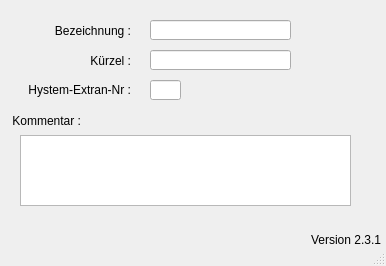
<?xml version="1.0" encoding="UTF-8"?>
<ui version="4.0">
 <class>MainWindow</class>
 <widget class="QMainWindow" name="MainWindow">
  <property name="geometry">
   <rect>
    <x>0</x>
    <y>0</y>
    <width>386</width>
    <height>266</height>
   </rect>
  </property>
  <property name="windowTitle">
   <string>MainWindow</string>
  </property>
  <property name="layoutDirection">
   <enum>Qt::LeftToRight</enum>
  </property>
  <widget class="QWidget" name="centralwidget">
   <widget class="QLabel" name="label">
    <property name="geometry">
     <rect>
      <x>10</x>
      <y>80</y>
      <width>121</width>
      <height>21</height>
     </rect>
    </property>
    <property name="text">
     <string>&lt;html&gt;&lt;head/&gt;&lt;body&gt;&lt;p align=&quot;right&quot;&gt;Hystem-Extran-Nr :&lt;/p&gt;&lt;/body&gt;&lt;/html&gt;</string>
    </property>
    <property name="alignment">
     <set>Qt::AlignRight|Qt::AlignTrailing|Qt::AlignVCenter</set>
    </property>
   </widget>
   <widget class="QLabel" name="label_2">
    <property name="geometry">
     <rect>
      <x>10</x>
      <y>20</y>
      <width>121</width>
      <height>21</height>
     </rect>
    </property>
    <property name="text">
     <string>Bezeichnung :</string>
    </property>
    <property name="alignment">
     <set>Qt::AlignRight|Qt::AlignTrailing|Qt::AlignVCenter</set>
    </property>
   </widget>
   <widget class="QLineEdit" name="he_nr">
    <property name="enabled">
     <bool>true</bool>
    </property>
    <property name="geometry">
     <rect>
      <x>150</x>
      <y>80</y>
      <width>31</width>
      <height>20</height>
     </rect>
    </property>
    <property name="layoutDirection">
     <enum>Qt::RightToLeft</enum>
    </property>
    <property name="autoFillBackground">
     <bool>false</bool>
    </property>
    <property name="text">
     <string/>
    </property>
    <property name="frame">
     <bool>true</bool>
    </property>
   </widget>
   <widget class="QLineEdit" name="bezeichnung">
    <property name="geometry">
     <rect>
      <x>150</x>
      <y>20</y>
      <width>141</width>
      <height>20</height>
     </rect>
    </property>
    <property name="text">
     <string/>
    </property>
   </widget>
   <widget class="QLabel" name="label_3">
    <property name="geometry">
     <rect>
      <x>10</x>
      <y>50</y>
      <width>121</width>
      <height>21</height>
     </rect>
    </property>
    <property name="text">
     <string>Kürzel :</string>
    </property>
    <property name="alignment">
     <set>Qt::AlignRight|Qt::AlignTrailing|Qt::AlignVCenter</set>
    </property>
   </widget>
   <widget class="QLineEdit" name="kuerzel">
    <property name="geometry">
     <rect>
      <x>150</x>
      <y>50</y>
      <width>141</width>
      <height>20</height>
     </rect>
    </property>
    <property name="text">
     <string/>
    </property>
   </widget>
   <widget class="QLabel" name="label_4">
    <property name="geometry">
     <rect>
      <x>10</x>
      <y>110</y>
      <width>71</width>
      <height>21</height>
     </rect>
    </property>
    <property name="text">
     <string>Kommentar :</string>
    </property>
    <property name="alignment">
     <set>Qt::AlignRight|Qt::AlignTrailing|Qt::AlignVCenter</set>
    </property>
   </widget>
   <widget class="QTextEdit" name="bemerkung">
    <property name="geometry">
     <rect>
      <x>20</x>
      <y>135</y>
      <width>331</width>
      <height>71</height>
     </rect>
    </property>
   </widget>
   <widget class="QLabel" name="lb_version">
    <property name="geometry">
     <rect>
      <x>310</x>
      <y>230</y>
      <width>71</width>
      <height>20</height>
     </rect>
    </property>
    <property name="toolTip">
     <string>Version QKan Import</string>
    </property>
    <property name="text">
     <string>Version 2.3.1</string>
    </property>
    <property name="alignment">
     <set>Qt::AlignRight|Qt::AlignTrailing|Qt::AlignVCenter</set>
    </property>
   </widget>
  </widget>
  <widget class="QStatusBar" name="statusbar"/>
 </widget>
 <tabstops>
  <tabstop>bezeichnung</tabstop>
  <tabstop>kuerzel</tabstop>
  <tabstop>he_nr</tabstop>
  <tabstop>bemerkung</tabstop>
 </tabstops>
 <resources/>
 <connections/>
</ui>
